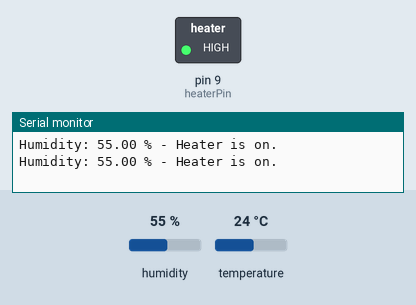
This sketch was run on a simulated Arduino Uno, built with avr-gcc and run on an emulated ATmega328P. On the bench: switched loads named in the sketch (green lamp = pin HIGH), the last lines printed to the serial monitor. Inputs (shaded band) come from the test bench; at power-on: humidity 55 %, temperature 24 °C.

Above: at 2.8 s.
2.9 s: humidity set to 30 %
5.6 s: humidity set to 27 %
At 7.1 s:
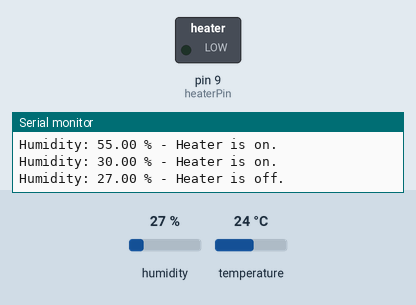
8.3 s: humidity set to 40 %
At 10.5 s:
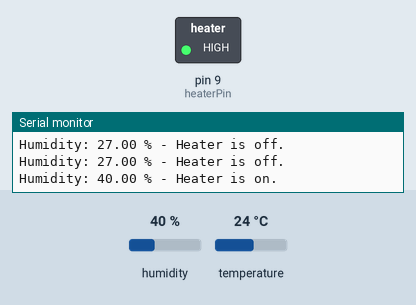
11.5 s: humidity set to 22 %
At 13.5 s:
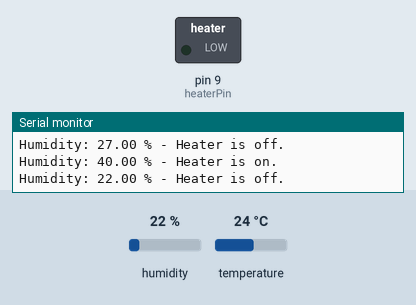
Timing chart, 0 to 15.0 s (numbered marks = the images above; inputs shaded):
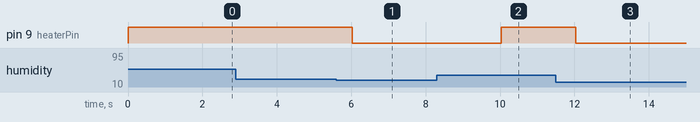

The sketch:

TriStar_Dew_Heater.ino
```cpp
/******************************
* Simple dew heater controller.
*
* Reads a DHT22 for humidity, and if humidity is
* over a certain level, turns the dew heater on.
* Otherwise, turns it off.
*******************************/

//Libraries
#include <DHT.h>;

//Constants
#define DHTPIN 7              // DHT Data pin
#define DHTTYPE DHT22         // DHT 22  (AM2302)
#define heaterPin 9           // Base pin on TIP120
DHT dht(DHTPIN, DHTTYPE);     // Initialize DHT


//Variables
float hum;                    // Stores humidity value
float humLimit = 28;          // Max humidity before heater is enabled.  Float for easier testing, could be int
int readDelay = 2000;         // Milliseconds between reads.  The heater could, conceivably, cycle every time DHT is read.  Set with caution.
void setup()
{
  Serial.begin(9600);         // Needed for initial testing/troubleshooting
  dht.begin();
}

void loop()
{
    // Read humidity and store in hum
    hum = dht.readHumidity();

    //Print humidity and heater state for testing
    if (hum > humLimit)
      {
        analogWrite(heaterPin, 255);
        Serial.print("Humidity: ");
        Serial.print(hum);
        Serial.println(" % - Heater is on.");
      }
    else
      {
        analogWrite(heaterPin, 0);
        Serial.print("Humidity: ");
        Serial.print(hum);
        Serial.println(" % - Heater is off.");
      }

    // Delay before reading again
    delay(readDelay);
}
```

Measured:
- the behaviour switches between 29 and 28 % on humidity (found by bisection; images 0 and 1)
- after the input at 5.6 s, pin 9 (heaterPin): HIGH → LOW after 0.42 s
- after the input at 8.3 s, pin 9 (heaterPin): LOW → HIGH after 1.7 s
- after the input at 11.5 s, pin 9 (heaterPin): HIGH → LOW after 0.54 s
